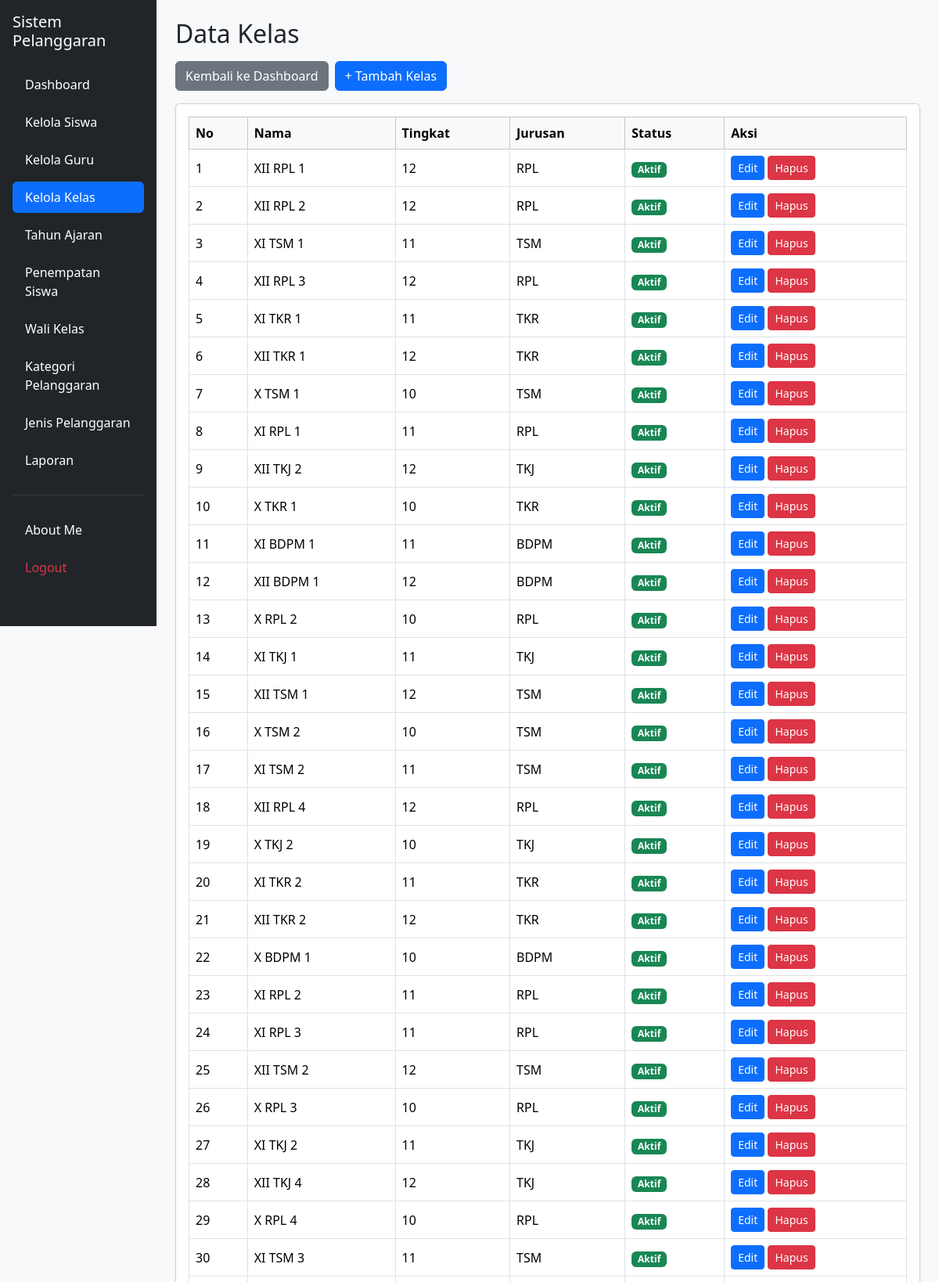
The app's page /kelas.php (signed in, upper part) with its own data.
### tables this page shows
CREATE TABLE `t_kelas` (
  `id` int(11) NOT NULL,
  `nama` varchar(100) NOT NULL,
  `tingkat` varchar(20) NOT NULL,
  `jurusan` varchar(100) NOT NULL,
  `status_aktif` tinyint(1) NOT NULL,
  `created_at` timestamp NOT NULL DEFAULT current_timestamp(),
  `update_at` timestamp NOT NULL DEFAULT current_timestamp()
);

### kelas.php (the view, shortened to what this page needs)
<?php
include "config/koneksi.php";
$data = mysqli_query(
    $koneksi,
    "SELECT * FROM t_kelas
     WHERE status_aktif = 1
     ORDER BY id ASC"
);
?>
<!DOCTYPE html>
<html lang="id">
<head>
    <link href="https://cdn.jsdelivr.net/npm/bootstrap@5.3.8/dist/css/bootstrap.min.css"
          rel="stylesheet">
    <link href="https://cdn.datatables.net/2.3.4/css/dataTables.bootstrap5.min.css"
          rel="stylesheet">
</head>
<body class="bg-light">
<div class="container-fluid">
    <div class="row">
        <aside class="col-md-3 col-lg-2 bg-dark vh-100 p-3 position-fixed top-0 start-0 overflow-auto">
            <h5 class="text-white mb-4">
                Sistem Pelanggaran
            </h5>
            <nav class="nav nav-pills flex-column gap-2">
                <a href="dashboard.php" class="nav-link text-white">
                    Dashboard
                </a>
                <a href="siswa.php" class="nav-link text-white">
                    Kelola Siswa
                </a>
                <a href="guru.php" class="nav-link text-white">
                    Kelola Guru
                </a>
                <a href="kelas.php" class="nav-link active">
                    Kelola Kelas
                </a>
                <a href="tahun_ajaran.php" class="nav-link text-white">
                    Tahun Ajaran
                </a>
                <a href="penempatan_siswa.php" class="nav-link text-white">
                    Penempatan Siswa
                </a>
                <a href="wali_kelas.php" class="nav-link text-white">
                    Wali Kelas
                </a>
                <a href="kategori_pelanggaran.php" class="nav-link text-white">
                    Kategori Pelanggaran
                </a>
                <a href="jenis_pelanggaran.php" class="nav-link text-white">
                    Jenis Pelanggaran
                </a>
                <a href="laporan.php" class="nav-link text-white">
                    Laporan
                </a>
                <hr class="text-secondary">
                <a href="about_me.php" class="nav-link text-white">
                    About Me
                </a>
                <a href="logout.php"
                   class="nav-link text-danger"
                   onclick="return confirm('Yakin ingin logout?')">
                    Logout
                </a>
            </nav>
        </aside>
        <main class="col-md-9 col-lg-10 offset-md-3 offset-lg-2 p-4">
            <h2 class="mb-3">
                Data Kelas
            </h2>
            <div class="d-flex flex-wrap gap-2 mb-3">
                <a href="dashboard.php" class="btn btn-secondary">
                    Kembali ke Dashboard
                </a>
                <a href="tambah_kelas.php" class="btn btn-primary">
                    + Tambah Kelas
                </a>
            </div>
            <div class="card shadow-sm">
                <div class="card-body">
                    <div class="table-responsive">
                        <table id="tabelKelas"
                               class="table table-bordered table-hover align-middle">
                            <thead class="table-light">
                                <tr>
                                    <th>No</th>
                                    <th>Nama</th>
                                    <th>Tingkat</th>
                                    <th>Jurusan</th>
                                    <th>Status</th>
                                    <th>Aksi</th>
                                </tr>
                            </thead>
                            <tbody>
                            <?php
                            $no = 1;
                            while ($row = mysqli_fetch_assoc($data)) {
                            ?>
                                <tr>
                                    <td>
                                        <?= $no++; ?>
                                    </td>
                                    <td>
                                        <?= htmlspecialchars($row['nama'] ?? '-'); ?>
                                    </td>
                                    <td>
                                        <?= htmlspecialchars($row['tingkat'] ?? '-'); ?>
                                    </td>
                                    <td>
                                        <?= htmlspecialchars($row['jurusan'] ?? '-'); ?>
                                    </td>
                                    <td>
                                        <?php if (($row['status_aktif'] ?? 0) == 1) { ?>
                                            <span class="badge bg-success">
                                                Aktif
                                            </span>
                                        <?php } else { ?>
                                            <span class="badge bg-secondary">
                                                Tidak Aktif
                                            </span>
                                        <?php } ?>
                                    </td>
                                    <td class="text-nowrap">
                                        <a href="edit_kelas.php?id=<?= (int)$row['id']; ?>"
                                           class="btn btn-primary btn-sm">
                                            Edit
                                        </a>
                                        <a href="hapus_kelas.php?id=<?= (int)$row['id']; ?>"
                                           class="btn btn-danger btn-sm"
                                           onclick="return confirm('Yakin ingin menghapus kelas ini?')">
                                            Hapus
                                        </a>
                                    </td>
                                </tr>
                            <?php } ?>
                            </tbody>
                        </table>
                    </div>
                </div>
            </div>
        </main>
    </div>
</div>
</body>
</html>

### records on screen
t_kelas: nama "XII RPL 1", tingkat "12", jurusan "RPL", status_aktif "Aktif"
t_kelas: nama "XII RPL 2", tingkat "12", jurusan "RPL", status_aktif "Aktif"
t_kelas: nama "XI TSM 1", tingkat "11", jurusan "TSM", status_aktif "Aktif"
t_kelas: nama "XII RPL 3", tingkat "12", jurusan "RPL", status_aktif "Aktif"
t_kelas: nama "XI TKR 1", tingkat "11", jurusan "TKR", status_aktif "Aktif"
t_kelas: nama "XII TKR 1", tingkat "12", jurusan "TKR", status_aktif "Aktif"
t_kelas: nama "X TSM 1", tingkat "10", jurusan "TSM", status_aktif "Aktif"
t_kelas: nama "XI RPL 1", tingkat "11", jurusan "RPL", status_aktif "Aktif"
t_kelas: nama "XII TKJ 2", tingkat "12", jurusan "TKJ", status_aktif "Aktif"
t_kelas: nama "X TKR 1", tingkat "10", jurusan "TKR", status_aktif "Aktif"
t_kelas: nama "XI BDPM 1", tingkat "11", jurusan "BDPM", status_aktif "Aktif"
t_kelas: nama "XII BDPM 1", tingkat "12", jurusan "BDPM", status_aktif "Aktif"
t_kelas: nama "X RPL 2", tingkat "10", jurusan "RPL", status_aktif "Aktif"
t_kelas: nama "XI TKJ 1", tingkat "11", jurusan "TKJ", status_aktif "Aktif"
t_kelas: nama "XII TSM 1", tingkat "12", jurusan "TSM", status_aktif "Aktif"
t_kelas: nama "X TSM 2", tingkat "10", jurusan "TSM", status_aktif "Aktif"
t_kelas: nama "XI TSM 2", tingkat "11", jurusan "TSM", status_aktif "Aktif"
t_kelas: nama "XII RPL 4", tingkat "12", jurusan "RPL", status_aktif "Aktif"
t_kelas: nama "X TKJ 2", tingkat "10", jurusan "TKJ", status_aktif "Aktif"
t_kelas: nama "XI TKR 2", tingkat "11", jurusan "TKR", status_aktif "Aktif"
t_kelas: nama "XII TKR 2", tingkat "12", jurusan "TKR", status_aktif "Aktif"
t_kelas: nama "X BDPM 1", tingkat "10", jurusan "BDPM", status_aktif "Aktif"
t_kelas: nama "XI RPL 2", tingkat "11", jurusan "RPL", status_aktif "Aktif"
t_kelas: nama "XI RPL 3", tingkat "11", jurusan "RPL", status_aktif "Aktif"
t_kelas: nama "XII TSM 2", tingkat "12", jurusan "TSM", status_aktif "Aktif"
t_kelas: nama "X RPL 3", tingkat "10", jurusan "RPL", status_aktif "Aktif"
t_kelas: nama "XI TKJ 2", tingkat "11", jurusan "TKJ", status_aktif "Aktif"
t_kelas: nama "XII TKJ 4", tingkat "12", jurusan "TKJ", status_aktif "Aktif"
t_kelas: nama "X RPL 4", tingkat "10", jurusan "RPL", status_aktif "Aktif"
t_kelas: nama "XI TSM 3", tingkat "11", jurusan "TSM", status_aktif "Aktif"
